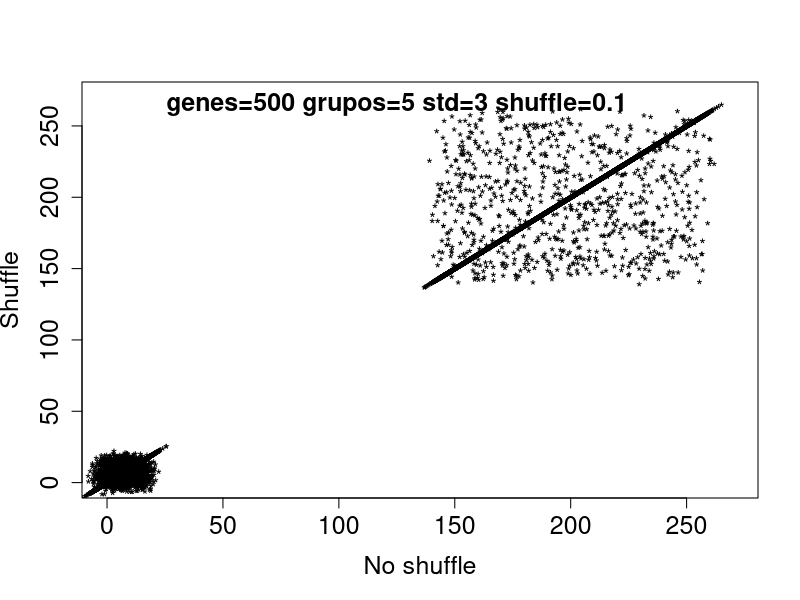

Source code (R):

matrizExpr = function(genesTotal, t, stdd, perc){

		f1 = function(t, c){
		(5 * cos(t/5) + 8) + c 
		}

		f2 = function(t, c){
  		(5 * sin(t/5) + 8) + c 
		}

		f3 = function(t, c){
  		(t)^0.5 + c 
		}

		f4 = function(t, c){
  		( (t/20)^2 ) + c 
		}

		f5 = function(t, c){
  		(16 - (t/20))^2 + c 
		}

		f = matrix(nrow = genesTotal, ncol = length(t)) #va a ser mi matriz de expresion genetica

		grupos = 5
		genesGrupo = genesTotal / grupos
		curv = matrix(nrow = grupos, ncol = length(t))
		curv [1,] = f1(t,0)
		curv [2,] = f2(t,0)
		curv [3,] = f3(t,0)
		curv [4,] = f4(t,0)
		curv [5,] = f5(t,0)

		matrizExpGenetica = function(g, stdd,genesGrupo){
  			for (i in seq(1,genesTotal,1)){
    				if (i <= genesGrupo){                                 #el primer grupito
      				f[i,] = g[1,] + rnorm(length(t), mean = 0, sd = stdd)
    				}
    				if (genesGrupo < i & i <= 2*genesGrupo){                                 #el primer grupito
      				f[i,] = g[2,] + rnorm(length(t), mean = 0, sd = stdd)
    				}
    				if (2*genesGrupo < i & i <= 3*genesGrupo){                                 #el primer grupito
      				f[i,] = g[3,] + rnorm(length(t), mean = 0, sd = stdd)
    				}
    				if (3*genesGrupo < i & i <= 4*genesGrupo){                                 #el primer grupito
      				f[i,] = g[4,] + rnorm(length(t), mean = 0, sd = stdd)
    				}
    				if (4*genesGrupo < i & i <= 5*genesGrupo){                                 #el primer grupito
      				f[i,] = g[5,] + rnorm(length(t), mean = 0, sd = stdd)
    				}
  			}
  			f
		}

		matrizFSuave = matrizExpGenetica(curv,stdd,genesGrupo)



		##el shuffle

		random = function(grupos, genesTotal, matrix, perc){
  			for(i in 1:grupos){
				FilasRnd = sample((1:genesGrupo) + (i-1)*genesGrupo,perc*genesGrupo ) #(i-1)*genesGrupo es un offset al ir pasando
    				for(j in seq_along(FilasRnd)){
      				matrix[FilasRnd[j],] = sample(matrix[FilasRnd[j],], ncol(matrix)) #hago un shuffle de esas filas rnd que agarre. 
    				}
  			}
  			matrix
		}

		matrixExprShuffled = random(grupos, genesTotal, matrizFSuave, perc)

		png(filename="ShuffleVsNo.png", 
    		units="in", 
    		width=10, 
    		height=8, 
    		pointsize=12, 
    		res=72)
		plot(matrizFSuave,matrixExprShuffled, pch="*", col="black", xlab="No shuffle", ylab="Shuffle",cex.lab=1.5, cex.axis=1.5, cex.main=1.5, cex.sub=1.5, ylim = c(0,270), xlim = c(0,270))
		#text(100, 265, labels = "genesString genes, std = 3, shuffle 100%",font=2, cex=1.5)
		text(125, 265, paste0("genes=", genesTotal," grupos=", grupos, " std=", stdd, " shuffle=", perc),font=2, cex=1.5)
		dev.off()
		
		matrixExprShuffled 
}

####################################
t = seq(0,80,1)      
genesTotal = 500 
matrixx = matrizExpr(genesTotal, t, 3, 0.1)

##################################


